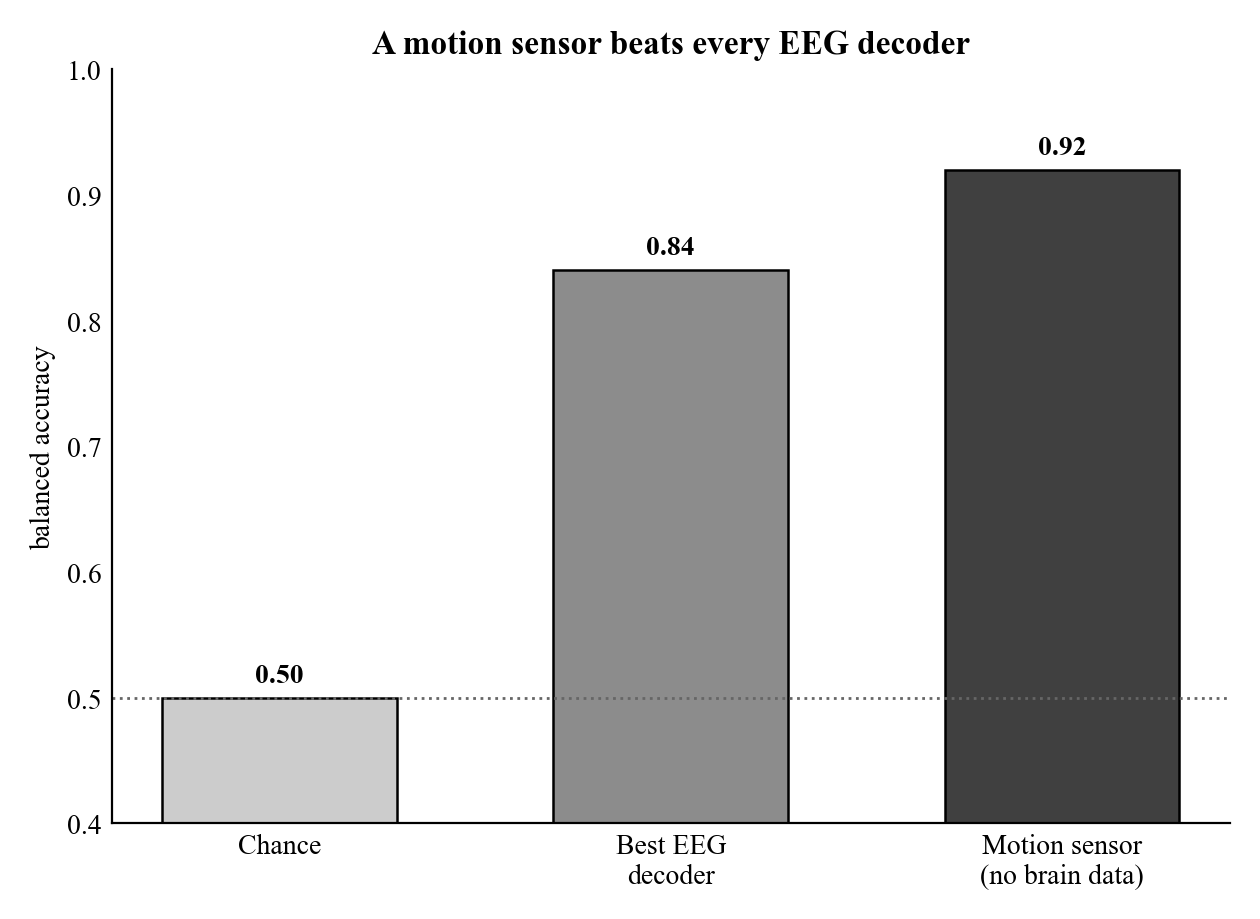

Write Python code to recreate this figure.
"""Grayscale confound chart (old-school, no colour)."""
import os
os.environ.setdefault("KMP_DUPLICATE_LIB_OK", "TRUE")
import matplotlib
matplotlib.use("Agg")
import matplotlib.pyplot as plt

plt.rcParams.update({"font.family": "serif",
                     "font.serif": ["Times New Roman", "DejaVu Serif"]})
fig, ax = plt.subplots(figsize=(6.3, 4.6), dpi=200)
labels = ["Chance", "Best EEG\ndecoder", "Motion sensor\n(no brain data)"]
vals = [0.50, 0.84, 0.92]
shades = ["0.80", "0.55", "0.25"]
bars = ax.bar(labels, vals, color=shades, edgecolor="black", linewidth=0.9, width=0.6)
ax.axhline(0.5, ls=":", color="0.4", lw=1.0)
ax.set_ylim(0.4, 1.0)
ax.set_ylabel("balanced accuracy")
ax.set_title("A motion sensor beats every EEG decoder", fontweight="bold")
for b, v in zip(bars, vals):
    ax.text(b.get_x() + b.get_width() / 2, v + 0.008, f"{v:.2f}",
            ha="center", va="bottom", fontweight="bold", color="black")
ax.spines[["top", "right"]].set_visible(False)
ax.tick_params(length=0)
fig.tight_layout()
fig.savefig("hook_bw.png", dpi=200, facecolor="white")
print("saved hook_bw.png")
